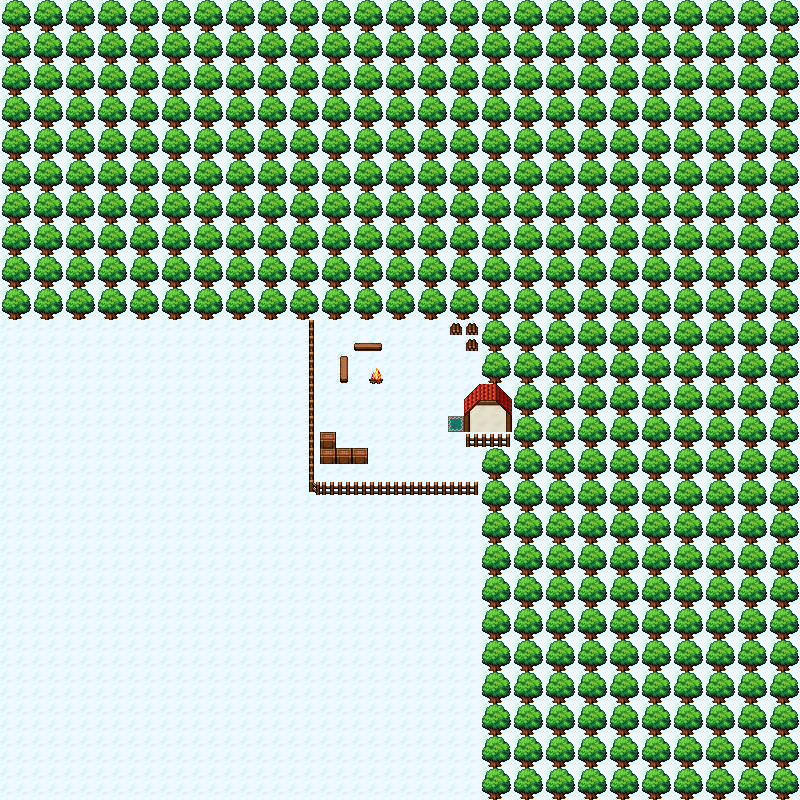

This is a level from a 2D game, rendered from its Tiled map with the project's own tilesets. A one-line summary and the map file follow, with tile-layer data summarised:
An orthogonal 50x50 tile map with 16x16 px tiles, 3 tile layers (ground, obstacles, obstacles2), 2 tilesets and 5 objects.

<map version="1.10" tiledversion="1.11.0" orientation="orthogonal" renderorder="right-down" width="50" height="50" tilewidth="16" tileheight="16" infinite="0" nextlayerid="6" nextobjectid="6">
 <tileset firstgid="1" source="../tilesets/worldtiles/exterior.tsx" />
 <tileset firstgid="481" source="../tilesets/worldtiles/interior.tsx" />
 <layer id="1" name="ground" width="50" height="50">
  <data>[2500 cells, 2500 non-empty, 2 distinct tile ids]</data>
 </layer>
 <layer id="2" name="obstacles" width="50" height="50">
  <data>[2500 cells, 1637 non-empty, 25 distinct tile ids]</data>
 </layer>
 <layer id="3" name="obstacles2" width="50" height="50">
  <data>[2500 cells, 2 non-empty, 2 distinct tile ids]</data>
 </layer>
 <objectgroup id="4" name="teleport">
  <object id="1" x="448" y="416" width="16" height="16">
   <properties>
    <property name="nextWorldMapName" value="passage_horizontal_west.tmx" />
    <property name="nextWorldMapTileX" type="int" value="20" />
    <property name="nextWorldMapTileY" type="int" value="24" />
    <property name="whenKeyPressed" value="PlayerInputKeyRight" />
   </properties>
  </object>
 </objectgroup>
 <objectgroup id="5" name="enemies">
  <object id="2" x="464" y="352" width="16" height="16">
   <properties>
    <property name="spriteSheetImageName" value="orcs_1.png" />
   </properties>
  </object>
  <object id="3" x="320" y="320" width="16" height="16">
   <properties>
    <property name="spriteSheetImageName" value="orcs_1.png" />
   </properties>
  </object>
  <object id="4" x="320" y="464" width="16" height="16">
   <properties>
    <property name="spriteSheetImageName" value="orcs_1.png" />
   </properties>
  </object>
  <object id="5" x="464" y="448" width="16" height="16">
   <properties>
    <property name="spriteSheetImageName" value="orcs_1.png" />
   </properties>
  </object>
 </objectgroup>
</map>
